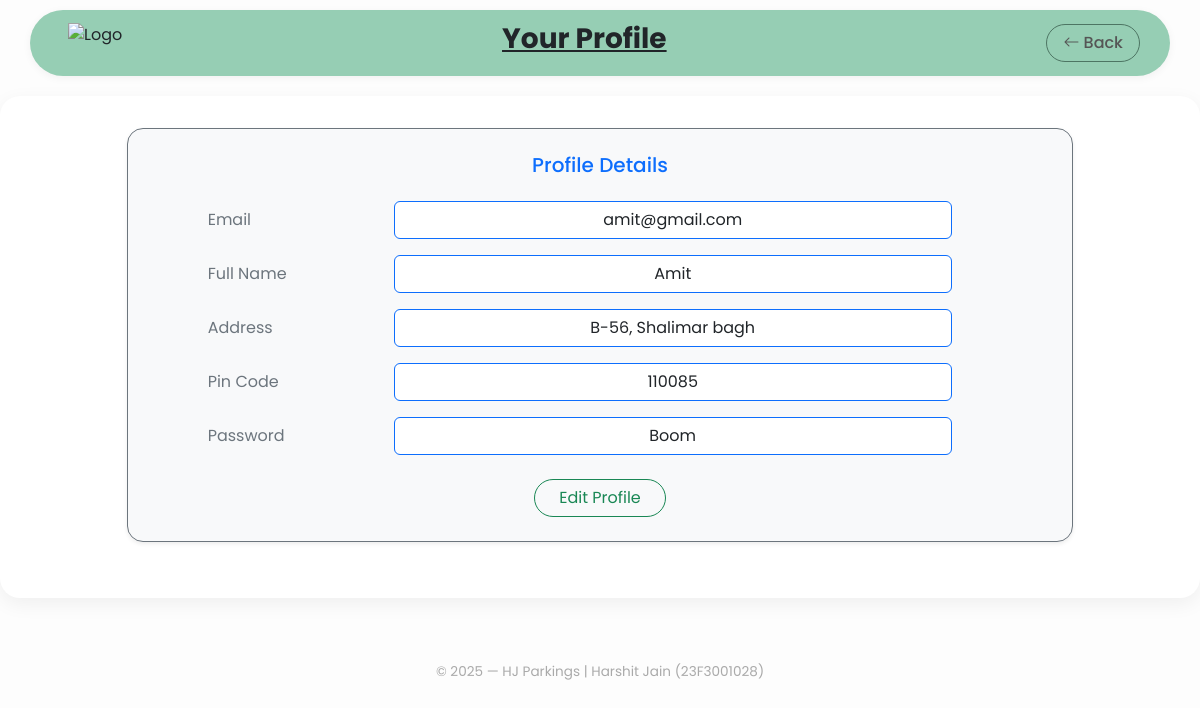
Screenshot of /user-profile (signed in) with the database file from the repository.
### app/models/client.py (models this page shows)
class client(db.Model):
    __tablename__ = 'client'
    email = db.Column(db.String(100), primary_key=True)
    name = db.Column(db.String(100), nullable=False)
    address = db.Column(db.String(250), nullable=False)
    pincode = db.Column(db.Integer, nullable=False)
    password = db.Column(db.String(100), nullable=False)

### app/routes/client.py (the view)
@client_bp.route('/user-profile')
@user_authentication
def profile():
    email = session.get('user')
    data = client.query.get(email)
    return render_template('client/profile.html', user=data)

### app/routes/client.py (called while the page is built)
def user_authentication(f):
    @wraps(f)
    def decorated_function(*args, **kwargs):
        if 'user' not in session:
            return redirect(url_for('auth.login'))
        return f(*args, **kwargs)
    return decorated_function

### app/templates/client/profile.html (shortened to what this page needs)
{% extends "client/base.html" %}
{% block back %} {{ url_for('client.dashboard') }}{%endblock%}
{% block heading %} Your Profile {% endblock %}
{% block content %}
<div class="container col-lg-10 mb-4 border border-secondary rounded-4 shadow-sm py-4 px-5 bg-light">
    <h5 class="text-center text-primary mb-4">Profile Details</h5>
    <form>
        <div class="row mb-3">
            <label class="col-md-3 col-form-label text-secondary">&emsp;&emsp;Email</label>
            <div class="col-md-8">
                <input type="email" class="form-control border-primary text-center" value="{{ user.email }}" readonly>
            </div>
        </div>
        <div class="row mb-3">
            <label class="col-md-3 col-form-label text-secondary">&emsp;&emsp;Full Name</label>
            <div class="col-md-8">
                <input type="text" class="form-control border-primary text-center" value="{{ user.name }}" readonly>
            </div>
        </div>
        <div class="row mb-3">
            <label class="col-md-3 col-form-label text-secondary">&emsp;&emsp;Address</label>
            <div class="col-md-8">
                <input type="text" class="form-control border-primary text-center" value="{{ user.address }}" readonly>
            </div>
        </div>
        <div class="row mb-3">
            <label class="col-md-3 col-form-label text-secondary">&emsp;&emsp;Pin Code</label>
            <div class="col-md-8">
                <input type="text" class="form-control border-primary text-center" value="{{ user.pincode }}" readonly>
            </div>
        </div>
        <div class="row mb-3">
            <label class="col-md-3 col-form-label text-secondary">&emsp;&emsp;Password</label>
            <div class="col-md-8">
                <input type="text" class="form-control border-primary text-center" value="{{ user.password }}" readonly>
            </div>
        </div>
        <div class="text-center mt-4">
            <a href="{{ url_for('client.update_profile') }}" class="btn btn-outline-success rounded-pill px-4">Edit Profile</a>
        </div>
    </form>
</div>
{% endblock %}

### app/templates/client/base.html (style rules this page uses)
body { font-family: 'Poppins', sans-serif; background-color: #fdfdfd; }

### rows the page displays
client: email "amit@gmail.com", name "Amit", address "B-56, Shalimar bagh", pincode "110085", password "Boom"
